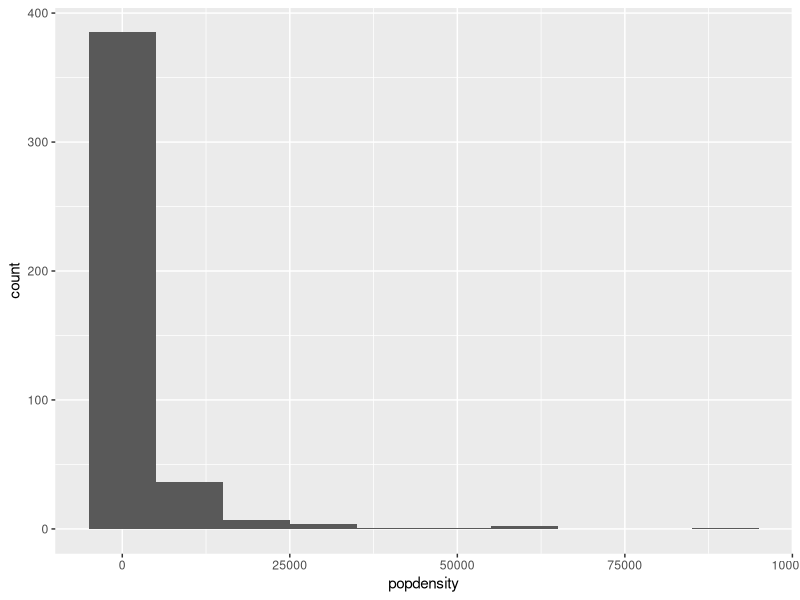

The R script that drew this image:
## ---- chunk 1
#| label: load-packages
library(tidyverse)
library(viridis)
## ---- chunk 2
glimpse(midwest)
ggplot(midwest,
       aes(x= popdensity)) + geom_histogram(binwidth = 10000) 
